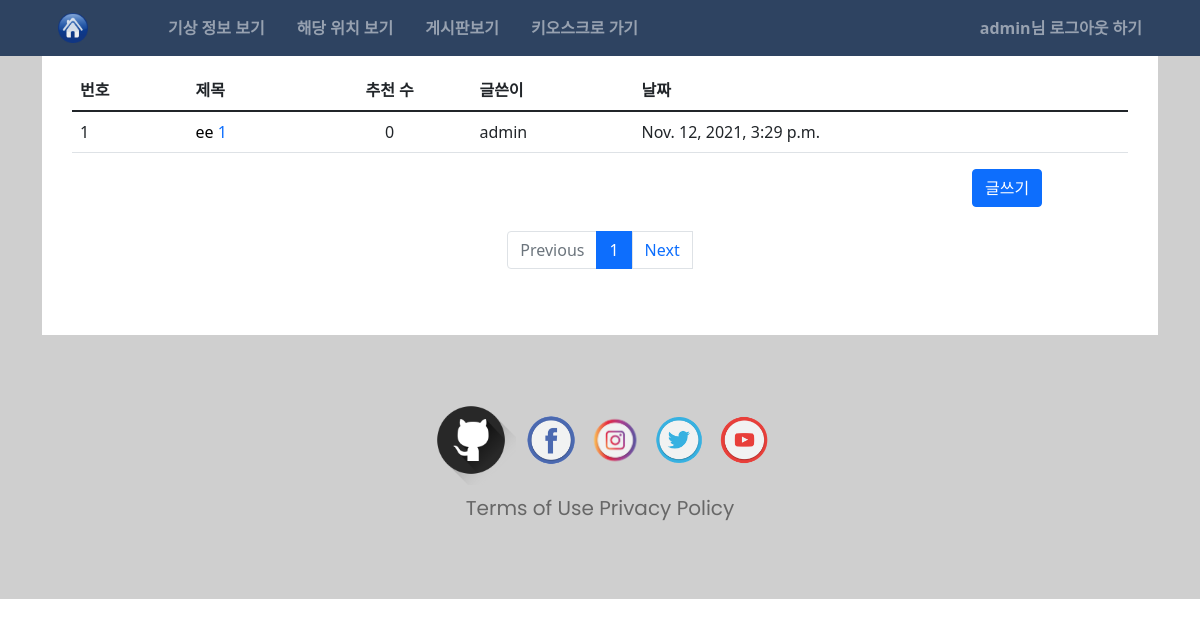
Screenshot of /board/ (signed in) with the database file from the repository.
### board/models.py (models this page shows, shortened)
class Question(models.Model):
  subject = models.CharField(max_length=200)
  content = models.TextField()
  create_date = models.DateTimeField()
  author = models.ForeignKey(User,on_delete=models.CASCADE, related_name='quthor_question')
  modify_date = models.DateTimeField(null=True, blank=True)
  voter = models.ManyToManyField(User,related_name='voter_question')
  devoter = models.ManyToManyField(User,related_name='devoter_question')

### board/views/base_views.py (the view)
# urls.py: path('', base_views.index, name='index'),
def index(request):
  question_list = Question.objects.order_by('-create_date')
  page_match_page = request.GET.get('page')
  one_page_dang = Paginator(question_list,15)
  page_obj = one_page_dang.get_page(page_match_page)
  context = {'question_list':page_obj}
  return render(request,'board/index.html',context)

### templates/board/index.html
{% extends 'base.html' %}
{% block content %}
<div class="gray-side-wall">
  <div class="container">
    <div class="main-wall">
      <table class="table">
        <thead>
          <tr>
            <th>번호</th>
            <th>제목</th>
            <th style="text-align:center;">추천 수</th>
            <th>글쓴이</th>
            <th>날짜</th>
          </tr>
        </thead>
        <tbody>
          {% for question in question_list %}
            <tr>
              <td>{{ question.id }}</td>
              <td>
                <a href="{% url 'board:detail' question.id %}" class="text-decoration-none t-obj">{{ question.subject }}</a>
                {% if question.answer_set.count > 0 %}
                  <span class="text-primary">{{ question.answer_set.count }}</span>
                {% endif %}
              </td>
              <td style="text-align:center;"><span class="text-center align-content-center">{{ question.voter.count }}</span></td>
              <td>{{ question.author }}</td>
              <td>{{ question.create_date }}</td>
            </tr>
          {% endfor %}
        </tbody>
      </table>
      <div class="row">
        <div class="col-9 col-md-10"></div>
        <div class="col-3 col-md-2">
          <a href="{% url 'board:question_create' %}" class="btn btn-primary mb-4">글쓰기</a>
        </div>
      </div>
      <ul class="pagination justify-content-center">
        {% if question_list.has_previous %}
          <li class="page-item">
            <a class="page-link" href="?page={{ question_list.previous_page_number }}">Previous</a>
          </li>
        {% else %}
          <li class="page-item disabled">
            <a class="page-link disabled" href="#">Previous</a>
          </li>
        {% endif %}
        {% for page_number in question_list.paginator.page_range %}
          {% if page_number >= question_list.number|add:-5 and page_number <= question_list.number|add:5 %}
            {% if page_number == question_list.number %}
              <li class="page-item active">
                <a class="page-link" href="?page={{ page_number }}">{{ page_number }}</a>
              </li>
            {% else %}
              <li class="page-item">
                <a class="page-link" href="?page={{ page_number }}">{{ page_number }}</a>
              </li>
            {% endif %}
          {% endif %}
        {% endfor %}
        {% if question_list.has_next %}
          <li>
            <a class="page-link" href="?page={{ question_list.next_page_number }}">Next</a>
          </li>
        {% else %}
          <li>
            <a class="page-link disabled" href="#">Next</a>
          </li>
        {% endif %}
      </ul>
    </div>
  </div>
</div>
  <footer>
    {% include 'footer.html' %}
  </footer>
{% endblock content %}

### templates/nav.html (shortened to what this page needs)
{% load static %}
<header id="nav-header" >
  <div class="container">
    <ul class="nav d-flex ">
      <li class="nav-item flex-grow-1 d-flex align-items-center ">
        <a class="nav-link active align-content-center" href="{% url 'main:index' %}"><img id="mi" class="me-5" src="{% static 'home.png' %}" alt=""></a>
        <a name="offhide" class="nav-link active align-content-center" href="{% url 'main:index' %}#weather-main">기상 정보 보기</a>
        <a name="offhide" class="nav-link active align-content-center" href="{% url 'main:index' %}#map-main">해당 위치 보기</a>
        <a class="nav-link active align-content-center" page="page" href="{% url 'board:index' %}">게시판보기</a>
        <a class="nav-link active align-content-center" page="page" href="{% url 'kiosk:index' %}">키오스크로 가기</a>
      </li>
      <li class="nav-item d-flex align-items-center">
        {% if user.is_authenticated %}
          <a name="offhide" class="nav-link" href="{% url 'common:logout' %}">{{ user.username }}님 로그아웃 하기</a>
        {% else %}
          <a name="offhide" class="nav-link" href="{% url 'common:signup' %}">회원가입 하기</a>
          <a name="offhide" class="nav-link" href="{% url 'common:login' %}">로그인하기</a>
        {% endif %}
      </li>
    </ul>
  </div>
</header>

### static/style.css (style rules this page uses)
html { scroll-behavior: smooth; }
body { padding-top: 40px; }
body div.gray-side-wall { background-color: #CFCFCF; width: 100%; height: 100%; z-index: -1; }
div.main-wall { background-color: #fff; padding: 30px 30px 50px; height: 100%; z-index: 0; }
.t-obj:link { color: black; }
#nav-header { position: fixed; top: 0; left: 0; right: 0; padding: 5px; font-weight: bold; display: flex; justify-content: space-between; align-items: center; background-color: #2E4361; z-index: 1; }
#nav-header li.nav-item a { color:rgba(255, 255, 255, .5); transition: 0.5s; }
footer { background-color: #CFCFCF; padding: 30px 5px 30px; font-family: 'Poppins', sans-serif; text-align :center; }

### rows the page displays
Question: id "1", subject "ee", answer_set.count "1", voter.count "0", author "admin", create_date "Nov. 12, 2021, 3:29 p.m."

### other values shown
{{ user.username }} "admin"
{{ page_number }} "1"
